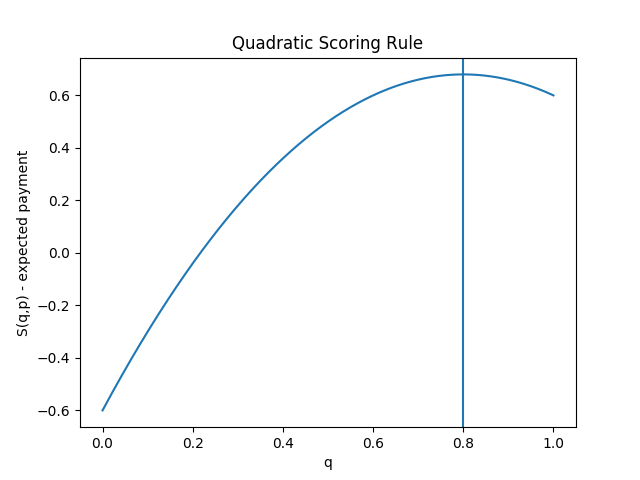

Write the Python code that produced this figure.
import math
import matplotlib.pyplot as plt

p = 0.8
notP = 0.2
points = 1*(10**4) #Number of points
xmin, xmax = 0, 1
xlist = map(lambda x: float(xmax - xmin)*x/points, range(points+1))


print [xlist[x]*xlist[x] for x in range(len(xlist))][:10]
sumQSquared = sum([xlist[x]*xlist[x] for x in range(len(xlist))])
print sumQSquared

def quadScoringSimple(q):
    notQ = 1.0 - q
    try:
        return p*(2*q-((q**2)+(notQ**2))) + notP*(2*notQ-((q**2)+(notQ**2)))
    except:
        print 'woah q is ' + str(q)
        return
# def quadScoring(q):
#     notQ = 1.0 - q
#     try:
#         s = 2*q - sumQSquared
#     except:
#         print 'woah q is ' + str(q)
#         return

ylist = map(lambda q: quadScoringSimple(q), xlist)
plt.plot(xlist, ylist)
plt.xlabel('q')
plt.ylabel('S(q,p) - expected payment')
plt.title('Quadratic Scoring Rule')
plt.axvline(x=.8)
plt.show()
